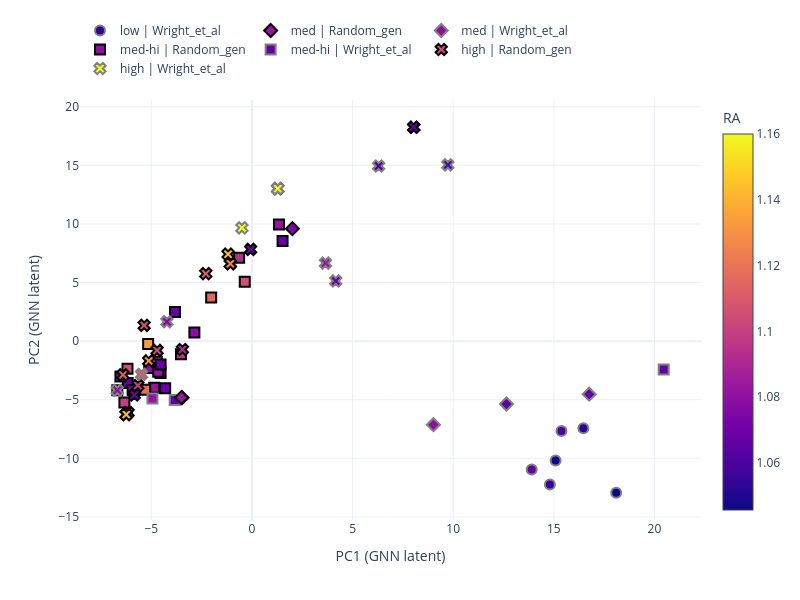

Write notebook code for a chart like this one.
### Code cell
pca_plot_cont(plot_df_ss, 'RA', model_name, save_name=save_name+"_ss", save=save)

### Figure 1 — Plotly figure (JSON) as saved in the notebook; plotly's stock layout.template omitted (floating-point values rounded to 4 significant figures; data arrays with more than 128 entries replaced by an {"elided": "..."} marker saying what was removed)
{"data": [{"customdata": {"elided": "24x7 mixed values"}, "hovertemplate": "Comp: %{customdata[0]}<br>RA: %{customdata[1]}<br>RB: %{customdata[2]}<br>MA: %{customdata[3]}<br>MB: %{customdata[4]}<br>Entropy_conf: %{customdata[5]}<br>TC: %{customdata[6]}", "legendrank": 3, "marker": {"cmax": 1.16, "cmin": 1.046, "color": [1.079, 1.066, 1.067, 1.078, 1.069, 1.093, 1.102, 1.099, 1.115, 1.081, 1.095, 1.068, 1.106, 1.082, 1.083, 1.133, 1.105, 1.078, 1.079, 1.079, 1.07, 1.082, 1.069, 1.117], "colorbar": {"title": {"text": "RA"}}, "colorscale": [[0, "#0d0887"], [0.1111, "#46039f"], [0.2222, "#7201a8"], [0.3333, "#9c179e"], [0.4444, "#bd3786"], [0.5556, "#d8576b"], [0.6667, "#ed7953"], [0.7778, "#fb9f3a"], [0.8889, "#fdca26"], [1, "#f0f921"]], "line": {"color": "black", "width": 2}, "size": 10, "symbol": "square"}, "mode": "markers", "name": "med-hi | Random_gen", "showlegend": true, "type": "scatter", "x": [-6.692, -6.174, -5.812, -6.536, 1.52, -0.6386, -4.725, -6.339, -2.027, -4.541, -3.527, -3.824, -0.3587, 1.342, -4.858, -5.158, -6.185, -5.93, -5.107, -2.862, -4.313, -4.659, -4.54, -5.306], "y": [-4.198, -3.572, -4.165, -3.028, 8.555, 7.109, -1.764, -5.237, 3.722, -2.725, -1.123, 2.492, 5.073, 9.949, -3.98, -0.2341, -2.35, -4.196, -2.296, 0.7473, -4.023, -2.62, -1.984, -4.142]}, {"customdata": [["(Sm1/3Gd1/3Eu1/3)2(Zr1/2Hf1/2)2O7", 1.066, 0.715, 153.2, 134.9, 1.8, 1.97], ["(Sm1/3Gd1/3Eu1/3)2(Zr1/12Hf1/12Sn1/12Ti3/4)2O7", 1.066, 0.6304, 153.2, 68.27, 1.931, 1.9], ["(La1/7Nd1/7Sm1/7Gd1/7Eu1/7Pr1/7Ce1/7)2(Zr1/2Hf1/2)2O7", 1.081, 0.715, 146.2, 134.9, 2.57, 1.97]], "hovertemplate": "Comp: %{customdata[0]}<br>RA: %{customdata[1]}<br>RB: %{customdata[2]}<br>MA: %{customdata[3]}<br>MB: %{customdata[4]}<br>Entropy_conf: %{customdata[5]}<br>TC: %{customdata[6]}", "legendrank": 3, "marker": {"cmax": 1.16, "cmin": 1.046, "color": [1.066, 1.066, 1.081], "colorscale": [[0, "#0d0887"], [0.1111, "#46039f"], [0.2222, "#7201a8"], [0.3333, "#9c179e"], [0.4444, "#bd3786"], [0.5556, "#d8576b"], [0.6667, "#ed7953"], [0.7778, "#fb9f3a"], [0.8889, "#fdca26"], [1, "#f0f921"]], "line": {"color": "gray", "width": 2}, "size": 10, "symbol": "square"}, "mode": "markers", "name": "med-hi | Wright_et_al", "showlegend": true, "type": "scatter", "x": [-3.838, 20.46, -4.945], "y": [-5.031, -2.414, -4.9]}, {"customdata": {"elided": "19x7 mixed values"}, "hovertemplate": "Comp: %{customdata[0]}<br>RA: %{customdata[1]}<br>RB: %{customdata[2]}<br>MA: %{customdata[3]}<br>MB: %{customdata[4]}<br>Entropy_conf: %{customdata[5]}<br>TC: %{customdata[6]}", "legendrank": 4, "marker": {"cmax": 1.16, "cmin": 1.046, "color": [1.105, 1.126, 1.125, 1.07, 1.143, 1.126, 1.143, 1.111, 1.16, 1.143, 1.112, 1.144, 1.07, 1.131, 1.066, 1.092, 1.1, 1.066, 1.109], "colorscale": [[0, "#0d0887"], [0.1111, "#46039f"], [0.2222, "#7201a8"], [0.3333, "#9c179e"], [0.4444, "#bd3786"], [0.5556, "#d8576b"], [0.6667, "#ed7953"], [0.7778, "#fb9f3a"], [0.8889, "#fdca26"], [1, "#f0f921"]], "line": {"color": "black", "width": 2}, "size": 10, "symbol": "x"}, "mode": "markers", "name": "high | Random_gen", "showlegend": true, "type": "scatter", "x": [-4.715, -1.074, -6.155, -0.06797, -6.249, -1.074, -6.249, -2.295, 1.279, -6.249, -6.409, -1.187, -5.847, -5.13, 8.038, -3.455, -5.67, 8.038, -5.359], "y": [-0.7929, 6.605, -6.105, 7.827, -6.263, 6.605, -6.263, 5.757, 13.01, -6.263, -2.877, 7.42, -4.592, -1.688, 18.25, -0.7116, -3.781, 18.25, 1.344]}, {"customdata": [["La2Zr2O7", 1.16, 0.72, 138.9, 91.22, 0.1713, 2.14], ["Sm2Zr2O7", 1.079, 0.72, 150.4, 91.22, 0.1713, 2.04], ["La2(Zr1/2Hf1/2)2O7", 1.16, 0.715, 138.9, 134.9, 0.8014, 2.29], ["(La1/2Pr1/2)2(Zr1/3Hf1/3Sn1/3)2O7", 1.06, 0.7067, 139.9, 129.5, 1.8, 2.24], ["(Gd1/2Eu1/2)2(Zr1/3Hf1/3Sn1/3)2O7", 1.06, 0.7067, 154.6, 129.5, 1.8, 2.24], ["(La1/3Nd1/3Pr1/3)2(Zr1/2Hf1/2)2O7", 1.076, 0.715, 141.4, 134.9, 1.8, 2.16], ["(Sm1/3Gd1/3Eu1/3)2(Zr1/3Hf1/3Sn1/3)2O7", 1.066, 0.7067, 153.2, 129.5, 2.169, 2.21], ["(La1/5Nd1/5Sm1/5Eu1/5Ce1/5)2Zr2O7", 1.111, 0.72, 145.1, 91.22, 1.634, 2.06], ["(La1/7Nd1/7Sm1/7Gd1/7Eu1/7Pr1/7Ce1/7)2(Zr1/3Hf1/3Sn1/3)2O7", 1.081, 0.7067, 146.2, 129.5, 2.939, 2.02]], "hovertemplate": "Comp: %{customdata[0]}<br>RA: %{customdata[1]}<br>RB: %{customdata[2]}<br>MA: %{customdata[3]}<br>MB: %{customdata[4]}<br>Entropy_conf: %{customdata[5]}<br>TC: %{customdata[6]}", "legendrank": 4, "marker": {"cmax": 1.16, "cmin": 1.046, "color": [1.16, 1.079, 1.16, 1.06, 1.06, 1.076, 1.066, 1.111, 1.081], "colorscale": [[0, "#0d0887"], [0.1111, "#46039f"], [0.2222, "#7201a8"], [0.3333, "#9c179e"], [0.4444, "#bd3786"], [0.5556, "#d8576b"], [0.6667, "#ed7953"], [0.7778, "#fb9f3a"], [0.8889, "#fdca26"], [1, "#f0f921"]], "line": {"color": "gray", "width": 2}, "size": 10, "symbol": "x"}, "mode": "markers", "name": "high | Wright_et_al", "showlegend": true, "type": "scatter", "x": [1.279, -6.692, -0.4999, 6.295, 9.734, -4.226, 4.163, -5.487, 3.653], "y": [13.01, -4.198, 9.667, 14.94, 15.04, 1.656, 5.138, -2.841, 6.662]}, {"customdata": [["*Gd1.33Ce0.67Zr2.00O7.00", 1.083, 0.72, 151.5, 91.22, 0.7499, 1.771], ["*Gd1.33Ce0.67Zr2.00O7.00", 1.083, 0.72, 151.5, 91.22, 0.7499, 1.773], ["*La0.56Gd1.00Y0.44Zr2.00O7.00", 1.075, 0.72, 137.0, 91.22, 1.114, 1.798]], "hovertemplate": "Comp: %{customdata[0]}<br>RA: %{customdata[1]}<br>RB: %{customdata[2]}<br>MA: %{customdata[3]}<br>MB: %{customdata[4]}<br>Entropy_conf: %{customdata[5]}<br>TC: %{customdata[6]}", "legendrank": 2, "marker": {"cmax": 1.16, "cmin": 1.046, "color": [1.083, 1.083, 1.075], "colorscale": [[0, "#0d0887"], [0.1111, "#46039f"], [0.2222, "#7201a8"], [0.3333, "#9c179e"], [0.4444, "#bd3786"], [0.5556, "#d8576b"], [0.6667, "#ed7953"], [0.7778, "#fb9f3a"], [0.8889, "#fdca26"], [1, "#f0f921"]], "line": {"color": "black", "width": 2}, "size": 10, "symbol": "diamond"}, "mode": "markers", "name": "med | Random_gen", "showlegend": true, "type": "scatter", "x": [-3.473, -3.503, 2.011], "y": [-4.827, -4.816, 9.6]}, {"customdata": [["Sm2(Zr1/4Hf1/4Sn1/4Ti1/4)2O7", 1.079, 0.6813, 150.4, 109.1, 1.432, 1.73], ["(Sm1/3Gd1/3Eu1/3)2(Zr1/4Hf1/4Sn1/4Ti1/4)2O7", 1.066, 0.6813, 153.2, 109.1, 2.43, 1.67], ["(Sm1/3Gd1/3Eu1/3)2(Zr1/6Hf1/6Sn1/6Ti1/2)2O7", 1.066, 0.6558, 153.2, 88.67, 2.3, 1.71]], "hovertemplate": "Comp: %{customdata[0]}<br>RA: %{customdata[1]}<br>RB: %{customdata[2]}<br>MA: %{customdata[3]}<br>MB: %{customdata[4]}<br>Entropy_conf: %{customdata[5]}<br>TC: %{customdata[6]}", "legendrank": 2, "marker": {"cmax": 1.16, "cmin": 1.046, "color": [1.079, 1.066, 1.066], "colorscale": [[0, "#0d0887"], [0.1111, "#46039f"], [0.2222, "#7201a8"], [0.3333, "#9c179e"], [0.4444, "#bd3786"], [0.5556, "#d8576b"], [0.6667, "#ed7953"], [0.7778, "#fb9f3a"], [0.8889, "#fdca26"], [1, "#f0f921"]], "line": {"color": "gray", "width": 2}, "size": 10, "symbol": "diamond"}, "mode": "markers", "name": "med | Wright_et_al", "showlegend": true, "type": "scatter", "x": [9.014, 12.64, 16.76], "y": [-7.131, -5.362, -4.528]}, {"customdata": [["Gd2(Zr1/4Hf1/4Sn1/4Ti1/4)2O7", 1.053, 0.6813, 157.2, 109.1, 1.432, 1.58], ["(Sm1/2Gd1/2)2(Zr1/3Hf1/3Ti1/3)2O7", 1.066, 0.6783, 153.8, 105.9, 1.8, 1.47], ["(Gd1/2Eu1/2)2(Zr1/3Hf1/3Ti1/3)2O7", 1.06, 0.6783, 154.6, 105.9, 1.8, 1.52], ["(Sm1/4Gd1/4Eu1/4Yb1/4)2(Zr1/4Hf1/4Sn1/4Ti1/4)2O7", 1.046, 0.6813, 158.2, 109.1, 2.692, 1.45], ["(Sm1/4Gd1/4Eu1/4Yb1/4)2(Zr1/4Hf1/4Ti1/2)2O7", 1.046, 0.66, 158.2, 91.36, 2.377, 1.36], ["(Sm3/4Yb1/4)2(Zr1/2Ti1/2)2O7", 1.056, 0.6625, 156.0, 69.55, 1.313, 1.4]], "hovertemplate": "Comp: %{customdata[0]}<br>RA: %{customdata[1]}<br>RB: %{customdata[2]}<br>MA: %{customdata[3]}<br>MB: %{customdata[4]}<br>Entropy_conf: %{customdata[5]}<br>TC: %{customdata[6]}", "legendrank": 1, "marker": {"cmax": 1.16, "cmin": 1.046, "color": [1.053, 1.066, 1.06, 1.046, 1.046, 1.056], "colorscale": [[0, "#0d0887"], [0.1111, "#46039f"], [0.2222, "#7201a8"], [0.3333, "#9c179e"], [0.4444, "#bd3786"], [0.5556, "#d8576b"], [0.6667, "#ed7953"], [0.7778, "#fb9f3a"], [0.8889, "#fdca26"], [1, "#f0f921"]], "line": {"color": "gray", "width": 2}, "size": 10, "symbol": "circle"}, "mode": "markers", "name": "low | Wright_et_al", "showlegend": true, "type": "scatter", "x": [16.47, 13.9, 15.38, 15.09, 18.1, 14.8], "y": [-7.435, -10.96, -7.677, -10.18, -12.94, -12.23]}], "layout": {"height": 600, "legend": {"orientation": "h", "y": 1.2}, "width": 800, "xaxis": {"title": {"text": "PC1 (GNN latent)"}}, "yaxis": {"title": {"text": "PC2 (GNN latent)"}}}}
